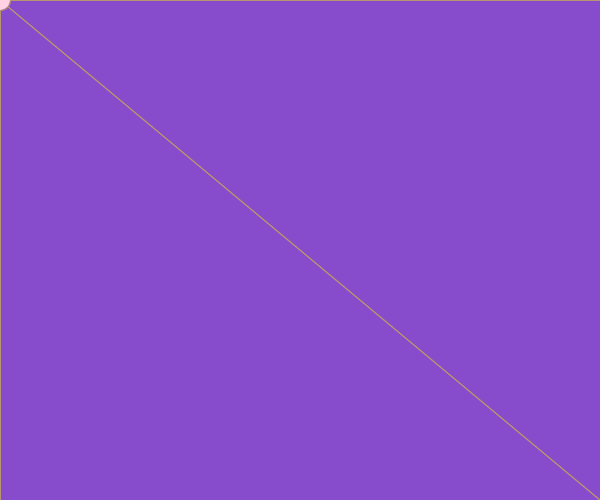
Frame 1 (no input)
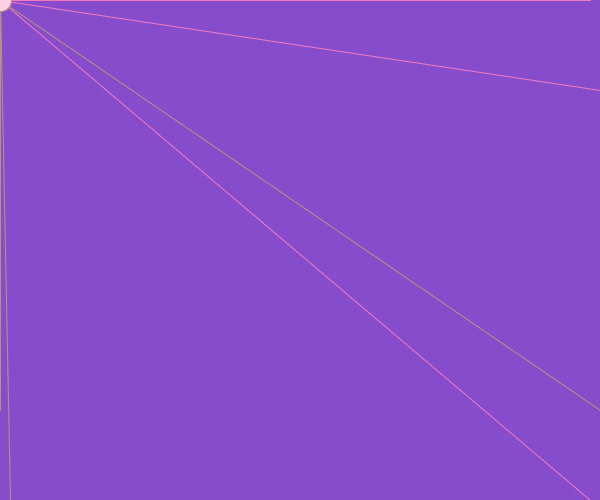
Frame 60 (the mouse pressed at the canvas centre just before this capture)
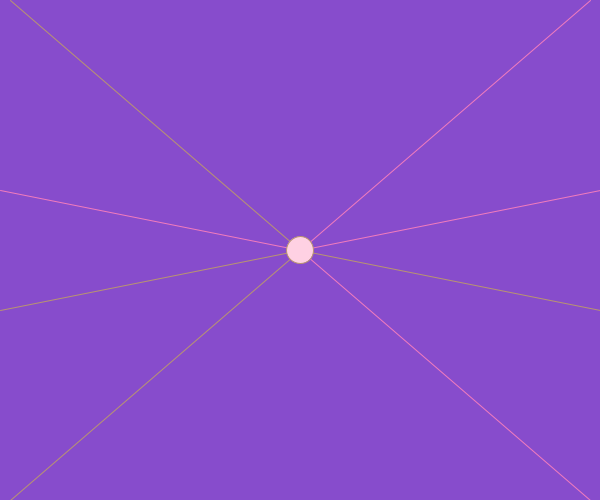
Frame 120 (the mouse held since frame 60 and released just before this capture)

The Processing sketch that drew these frames (run headless with seeded random() and noise(); from frame 60 on, the mouse is pressed at the canvas centre):

// Processing sketch: rayas_y_circulo_aumenta
// ── rayas_y_circulo_aumenta.pde


int anchoLienzo= 600;
int altoLienzo=500;

int incremento=10;

int diametro=20;
int contadorFrame=0;
boolean creciendo=true;

void setup(){//Esta funcion se ejecuta una vez al inicio del programa
  size(600,500);
   
  
}


void draw(){//Esta funcion se ejecuta cada frame y redibuja el lienzo
  
  background(#874CCC);
  stroke(#F27BBD);
  fill(#FFD1E3);
  
  int posicionY=contadorFrame%altoLienzo;
  int posicionX=contadorFrame%anchoLienzo;
  
  
  
  line( 0,//x1                                //(0,posicionY,centroX,centroY);
  posicionY,//y1
  mouseX,//x2
  mouseY);//y2           
 
  line(posicionX,altoLienzo,mouseX,mouseY);
  line(anchoLienzo,posicionY,mouseX,mouseY);
  line(posicionX, 0, mouseX, mouseY);
 
 
  stroke(#B99470);
  line(0,altoLienzo-posicionY,mouseX, mouseY);
  line(anchoLienzo, altoLienzo-posicionY, mouseX, mouseY);
  line(anchoLienzo-posicionX,altoLienzo, mouseX, mouseY);
  line(anchoLienzo-posicionX, 0, mouseX, mouseY);
 
  circle(mouseX, mouseY,diametro);//El diametro esta parametrizado
 if (creciendo)
 {//Esta creciendo
 diametro++;
 }
 else
 {//Esta decreciendo
 diametro--;
 }
 
 if (diametro>50)
 {//llego a su tamaño max
 creciendo=false;
 }
  
 if(diametro<20){//lego a su tamaño min
   creciendo=true;
 }
  
  

  contadorFrame+=incremento;
  println("Redibujando mediante draw()" + contadorFrame);
  

  
}
